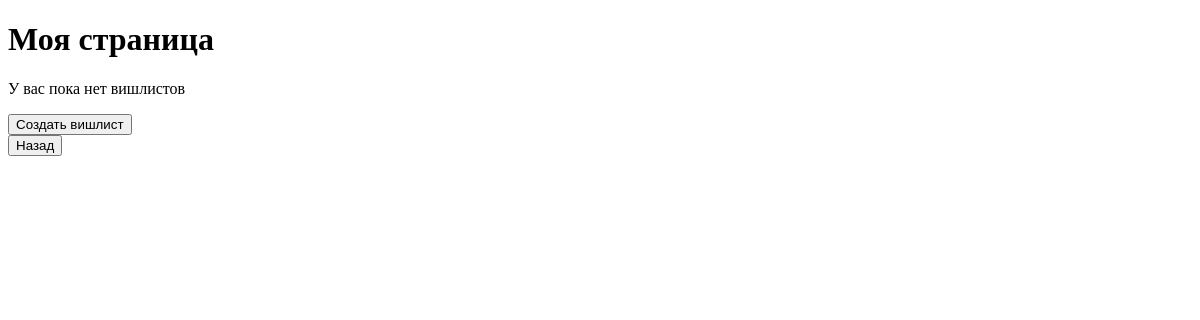
The page /my_page (signed in) on the database as committed earlier.
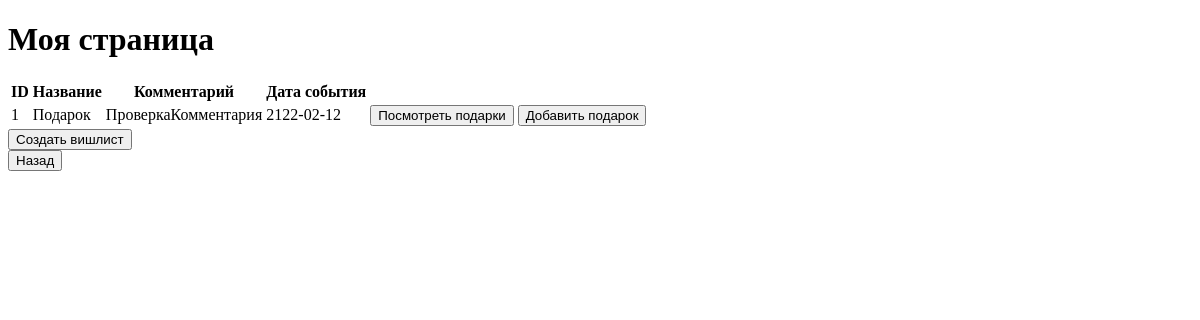
The same page on the database as committed later.
### tables this page shows
CREATE TABLE wishlists(
            id INTEGER PRIMARY KEY AUTOINCREMENT,
            user_id INTEGER,
            title VARCHAR(256),
            comment VARCHAR(256),
            event_date DATE,
            FOREIGN KEY (user_id) REFERENCES user(id)
        );

### app.py (the view)
@app.route("/my_page")
def my_page():
    user_id = session.get("user_id")
    if not user_id:
        return redirect(url_for("login_page"))
    wishlists = database.get_user_wishlists(user_id)
    return render_template("my_page.html", wishlists=wishlists)

### database.py (called while the page is built)
def get_user_wishlists(user_id):
    conn = sqlite3.connect("wishlist.db")
    cursor = conn.cursor()
    cursor.execute("SELECT * FROM wishlists WHERE user_id = ?", (user_id,))
    wishlists = cursor.fetchall()
    conn.close()
    return wishlists

### templates/my_page.html (shortened to what this page needs)
<!DOCTYPE html>
<html lang="en">
<head>
</head>
<body>
    <h1>Моя страница</h1>
{% if wishlists %}
    <table>
        <tr>
            <th>ID</th>
            <th>Название</th>
            <th>Комментарий</th>
            <th>Дата события</th>
        </tr>
        {% for wishlist in wishlists %}
        <tr>
            <td>{{ wishlist[0] }}</td>
            <td>{{ wishlist[2] }}</td>
            <td>{{ wishlist[3] }}</td>
            <td>{{ wishlist[4] }}</td>
            <td>
                <a href="{{ url_for('list_gifts', wishlist_id=wishlist[0]) }}"><button>Посмотреть подарки</button></a>
            </td>
            <td>
                <a href="{{ url_for('add_gifts', wishlist_id=wishlist[0]) }}"><button>Добавить подарок</button></a>
            </td>
        </tr>
        {% endfor %}
    </table>
    {% else %}
    <p>У вас пока нет вишлистов</p>
    {% endif %}
    <a href="{{ url_for('create_wishlist') }}"><button>Создать вишлист</button></a>
    <br>
    <a href="{{ url_for('choice') }}"><button>Назад</button></a>
</body>
</html>

Rows that differ between the two databases and show on the page:
now on this page (row edited): wishlists: id "1", title "Подарок", comment "ПроверкаКомментария", event_date "2122-02-12"
Other text that changed with them:
text no longer shown: "У вас пока нет вишлистов"
text now shown: "ID Название Комментарий Дата события"
